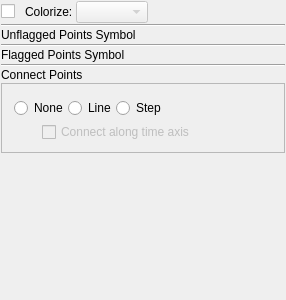
<?xml version="1.0" encoding="UTF-8"?>
<ui version="4.0">
 <class>PlotMSDataSymbolWidgetClass</class>
 <widget class="QWidget" name="PlotMSDataSymbolWidgetClass">
  <property name="geometry">
   <rect>
    <x>0</x>
    <y>0</y>
    <width>286</width>
    <height>300</height>
   </rect>
  </property>
  <property name="windowTitle">
   <string>DataSymbolWidget</string>
  </property>
  <layout class="QVBoxLayout" name="verticalLayout">
   <property name="spacing">
    <number>1</number>
   </property>
   <property name="margin">
    <number>1</number>
   </property>
   <item>
    <layout class="QHBoxLayout">
     <property name="spacing">
      <number>3</number>
     </property>
     <item>
      <layout class="QHBoxLayout" name="_2">
       <property name="spacing">
        <number>0</number>
       </property>
       <item>
        <widget class="QCheckBox" name="colorize">
         <property name="text">
          <string/>
         </property>
        </widget>
       </item>
       <item>
        <spacer name="horizontalSpacer">
         <property name="orientation">
          <enum>Qt::Horizontal</enum>
         </property>
         <property name="sizeType">
          <enum>QSizePolicy::Fixed</enum>
         </property>
         <property name="sizeHint" stdset="0">
          <size>
           <width>10</width>
           <height>20</height>
          </size>
         </property>
        </spacer>
       </item>
       <item>
        <widget class="QLabel" name="colorizeLabel">
         <property name="text">
          <string>Colorize:</string>
         </property>
        </widget>
       </item>
      </layout>
     </item>
     <item>
      <widget class="QComboBox" name="colorizeChooser">
       <property name="enabled">
        <bool>false</bool>
       </property>
      </widget>
     </item>
     <item>
      <spacer>
       <property name="orientation">
        <enum>Qt::Horizontal</enum>
       </property>
       <property name="sizeHint" stdset="0">
        <size>
         <width>40</width>
         <height>20</height>
        </size>
       </property>
      </spacer>
     </item>
    </layout>
   </item>
   <item>
    <widget class="Line" name="line_3">
     <property name="orientation">
      <enum>Qt::Horizontal</enum>
     </property>
    </widget>
   </item>
   <item>
    <widget class="QLabel" name="unflaggedLabel">
     <property name="text">
      <string>Unflagged Points Symbol</string>
     </property>
     <property name="textFormat">
      <enum>Qt::RichText</enum>
     </property>
    </widget>
   </item>
   <item>
    <widget class="QFrame" name="unflaggedFrame">
     <property name="frameShape">
      <enum>QFrame::NoFrame</enum>
     </property>
     <property name="frameShadow">
      <enum>QFrame::Raised</enum>
     </property>
    </widget>
   </item>
   <item>
    <widget class="Line" name="line">
     <property name="orientation">
      <enum>Qt::Horizontal</enum>
     </property>
    </widget>
   </item>
   <item>
    <widget class="QLabel" name="flaggedLabel">
     <property name="text">
      <string>Flagged Points Symbol</string>
     </property>
     <property name="textFormat">
      <enum>Qt::RichText</enum>
     </property>
    </widget>
   </item>
   <item>
    <widget class="QFrame" name="flaggedFrame">
     <property name="frameShape">
      <enum>QFrame::NoFrame</enum>
     </property>
     <property name="frameShadow">
      <enum>QFrame::Raised</enum>
     </property>
    </widget>
   </item>
   <item>
    <widget class="Line" name="line_2">
     <property name="orientation">
      <enum>Qt::Horizontal</enum>
     </property>
    </widget>
   </item>
   <item>
    <widget class="QLabel" name="connectLabel">
     <property name="sizePolicy">
      <sizepolicy hsizetype="Preferred" vsizetype="Preferred">
       <horstretch>0</horstretch>
       <verstretch>0</verstretch>
      </sizepolicy>
     </property>
     <property name="text">
      <string>Connect Points</string>
     </property>
    </widget>
   </item>
   <item>
    <widget class="QFrame" name="connectFrame">
     <property name="sizePolicy">
      <sizepolicy hsizetype="Preferred" vsizetype="Preferred">
       <horstretch>0</horstretch>
       <verstretch>0</verstretch>
      </sizepolicy>
     </property>
     <property name="minimumSize">
      <size>
       <width>0</width>
       <height>70</height>
      </size>
     </property>
     <property name="frameShape">
      <enum>QFrame::StyledPanel</enum>
     </property>
     <property name="frameShadow">
      <enum>QFrame::Raised</enum>
     </property>
     <widget class="QWidget" name="vlayoutWidget">
      <property name="geometry">
       <rect>
        <x>0</x>
        <y>0</y>
        <width>271</width>
        <height>76</height>
       </rect>
      </property>
      <layout class="QVBoxLayout" name="verticalLayout_2">
       <property name="spacing">
        <number>0</number>
       </property>
       <item>
        <layout class="QHBoxLayout" name="horizontalLayout_2">
         <property name="spacing">
          <number>0</number>
         </property>
         <property name="leftMargin">
          <number>2</number>
         </property>
         <item>
          <widget class="QRadioButton" name="noneRadio">
           <property name="text">
            <string>None</string>
           </property>
          </widget>
         </item>
         <item>
          <widget class="QRadioButton" name="lineRadio">
           <property name="text">
            <string>Line</string>
           </property>
          </widget>
         </item>
         <item>
          <widget class="QRadioButton" name="stepRadio">
           <property name="text">
            <string>Step</string>
           </property>
          </widget>
         </item>
         <item>
          <spacer name="horizontalSpacer_5">
           <property name="orientation">
            <enum>Qt::Horizontal</enum>
           </property>
           <property name="sizeHint" stdset="0">
            <size>
             <width>40</width>
             <height>15</height>
            </size>
           </property>
          </spacer>
         </item>
        </layout>
       </item>
       <item>
        <layout class="QHBoxLayout" name="_3">
         <property name="spacing">
          <number>0</number>
         </property>
         <property name="bottomMargin">
          <number>0</number>
         </property>
         <item>
          <spacer name="horizontalSpacer_3">
           <property name="orientation">
            <enum>Qt::Horizontal</enum>
           </property>
           <property name="sizeType">
            <enum>QSizePolicy::Fixed</enum>
           </property>
           <property name="sizeHint" stdset="0">
            <size>
             <width>30</width>
             <height>20</height>
            </size>
           </property>
          </spacer>
         </item>
         <item>
          <widget class="QCheckBox" name="timeCheckBox">
           <property name="enabled">
            <bool>false</bool>
           </property>
           <property name="layoutDirection">
            <enum>Qt::LeftToRight</enum>
           </property>
           <property name="text">
            <string>Connect along time axis</string>
           </property>
          </widget>
         </item>
        </layout>
       </item>
      </layout>
     </widget>
    </widget>
   </item>
   <item>
    <spacer name="verticalSpacer">
     <property name="orientation">
      <enum>Qt::Vertical</enum>
     </property>
     <property name="sizeHint" stdset="0">
      <size>
       <width>20</width>
       <height>40</height>
      </size>
     </property>
    </spacer>
   </item>
  </layout>
 </widget>
 <layoutdefault spacing="6" margin="11"/>
 <resources/>
 <connections/>
</ui>
